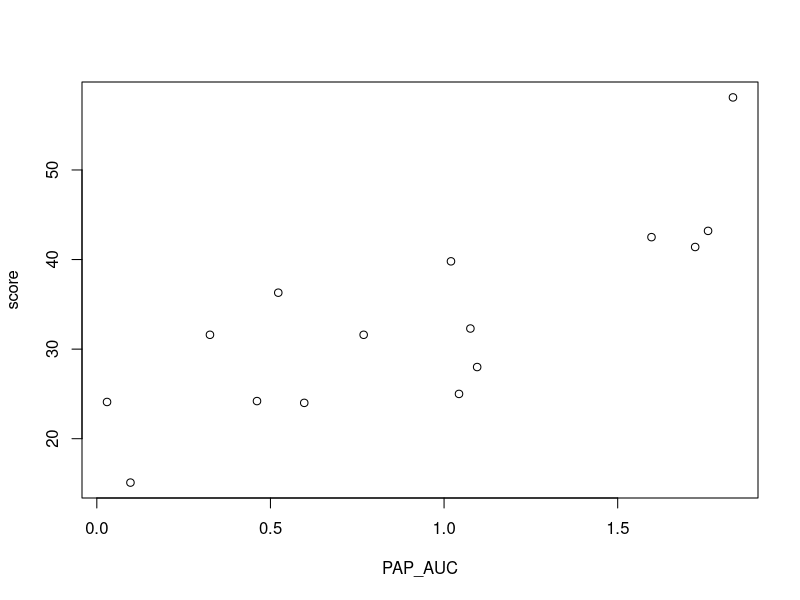
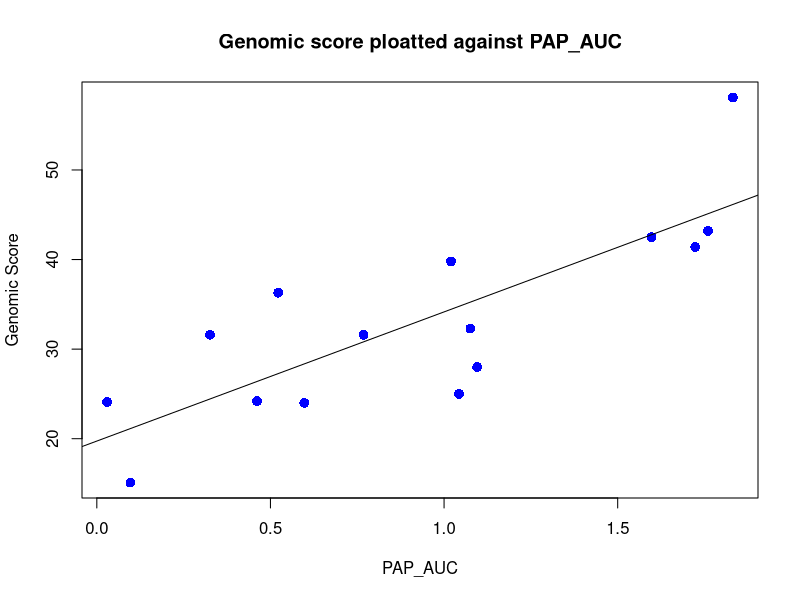

The R source for these figures, in order:
score <- c(41.4, 24.1, 36.3, 31.6, 24, 32.3, 31.6, 15.1, 25, 39.8, 58.1, 28, 42.5, 24.2, 43.2)
PAP_AUC <- c(1.72312397, 0.02942837, 0.52254098, 0.32581967, 0.59733607, 1.07581967, 0.76844262, 0.09683402, 1.04303279, 1.01987705, 1.83196721, 1.09528689, 1.59733607, 0.46127049, 1.7602459)
score
PAP_AUC
plot(PAP_AUC, score)
plot(PAP_AUC, score , pch = 16, cex = 1.3, col = "blue", main = "Genomic score ploatted against PAP_AUC", xlab = "PAP_AUC", ylab = "Genomic Score")
lm(PAP_AUC ~ score)
abline(lm(score ~ PAP_AUC))
summary(lm(score ~ PAP_AUC))